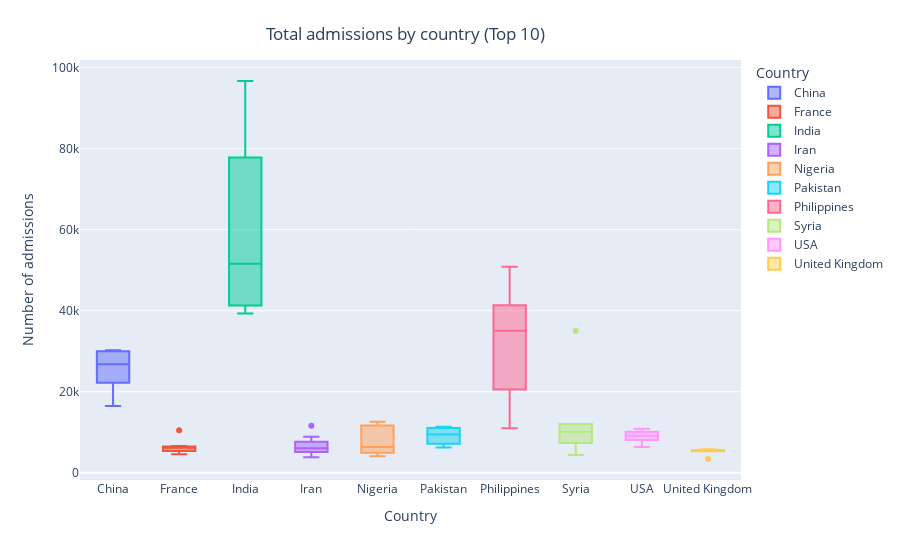

The notebook cell this image was saved under:
### Code cell
df_box = px.data.tips()

fig = px.box(df_filtered, x="Country", y="Number", color="Country")
fig.update_traces(quartilemethod="inclusive") 
fig.update_layout( 
    title={'text': "Total admissions by country (Top 10)",
            'y':0.95, 'x':0.45,'xanchor': 'center','yanchor': 'top'} ,yaxis_title="Number of admissions"  )
fig.show()

### Figure 1 — Plotly figure (JSON) as saved in the notebook; plotly's stock layout.template omitted (floating-point values rounded to 4 significant figures)
{"data": [{"alignmentgroup": "True", "hovertemplate": "Country=%{x}<br>Number=%{y}<extra></extra>", "legendgroup": "China", "marker": {"color": "#636efa"}, "name": "China", "notched": false, "offsetgroup": "China", "orientation": "v", "quartilemethod": "inclusive", "showlegend": true, "type": "box", "x": ["China", "China", "China", "China", "China", "China", "China"], "x0": " ", "xaxis": "x", "y": [19455, 26785, 30250, 29710, 30245, 16515, 24995], "y0": " ", "yaxis": "y"}, {"alignmentgroup": "True", "hovertemplate": "Country=%{x}<br>Number=%{y}<extra></extra>", "legendgroup": "France", "marker": {"color": "#EF553B"}, "name": "France", "notched": false, "offsetgroup": "France", "orientation": "v", "quartilemethod": "inclusive", "showlegend": true, "type": "box", "x": ["France", "France", "France", "France", "France", "France", "France"], "x0": " ", "xaxis": "x", "y": [5840, 6390, 6620, 6175, 4960, 4605, 10515], "y0": " ", "yaxis": "y"}, {"alignmentgroup": "True", "hovertemplate": "Country=%{x}<br>Number=%{y}<extra></extra>", "legendgroup": "India", "marker": {"color": "#00cc96"}, "name": "India", "notched": false, "offsetgroup": "India", "orientation": "v", "quartilemethod": "inclusive", "showlegend": true, "type": "box", "x": ["India", "India", "India", "India", "India", "India", "India"], "x0": " ", "xaxis": "x", "y": [39335, 39705, 51585, 69985, 85595, 42875, 96665], "y0": " ", "yaxis": "y"}, {"alignmentgroup": "True", "hovertemplate": "Country=%{x}<br>Number=%{y}<extra></extra>", "legendgroup": "Iran", "marker": {"color": "#ab63fa"}, "name": "Iran", "notched": false, "offsetgroup": "Iran", "orientation": "v", "quartilemethod": "inclusive", "showlegend": true, "type": "box", "x": ["Iran", "Iran", "Iran", "Iran", "Iran", "Iran", "Iran"], "x0": " ", "xaxis": "x", "y": [11630, 6465, 4735, 5505, 6055, 3815, 8925], "y0": " ", "yaxis": "y"}, {"alignmentgroup": "True", "hovertemplate": "Country=%{x}<br>Number=%{y}<extra></extra>", "legendgroup": "Nigeria", "marker": {"color": "#FFA15A"}, "name": "Nigeria", "notched": false, "offsetgroup": "Nigeria", "orientation": "v", "quartilemethod": "inclusive", "showlegend": true, "type": "box", "x": ["Nigeria", "Nigeria", "Nigeria", "Nigeria", "Nigeria", "Nigeria", "Nigeria"], "x0": " ", "xaxis": "x", "y": [4095, 4415, 5445, 10915, 12595, 6360, 12490], "y0": " ", "yaxis": "y"}, {"alignmentgroup": "True", "hovertemplate": "Country=%{x}<br>Number=%{y}<extra></extra>", "legendgroup": "Pakistan", "marker": {"color": "#19d3f3"}, "name": "Pakistan", "notched": false, "offsetgroup": "Pakistan", "orientation": "v", "quartilemethod": "inclusive", "showlegend": true, "type": "box", "x": ["Pakistan", "Pakistan", "Pakistan", "Pakistan", "Pakistan", "Pakistan", "Pakistan"], "x0": " ", "xaxis": "x", "y": [11300, 11350, 7655, 9485, 10800, 6225, 6635], "y0": " ", "yaxis": "y"}, {"alignmentgroup": "True", "hovertemplate": "Country=%{x}<br>Number=%{y}<extra></extra>", "legendgroup": "Philippines", "marker": {"color": "#FF6692"}, "name": "Philippines", "notched": false, "offsetgroup": "Philippines", "orientation": "v", "quartilemethod": "inclusive", "showlegend": true, "type": "box", "x": ["Philippines", "Philippines", "Philippines", "Philippines", "Philippines", "Philippines", "Philippines"], "x0": " ", "xaxis": "x", "y": [50845, 41845, 40880, 35040, 27810, 10970, 13310], "y0": " ", "yaxis": "y"}, {"alignmentgroup": "True", "hovertemplate": "Country=%{x}<br>Number=%{y}<extra></extra>", "legendgroup": "Syria", "marker": {"color": "#B6E880"}, "name": "Syria", "notched": false, "offsetgroup": "Syria", "orientation": "v", "quartilemethod": "inclusive", "showlegend": true, "type": "box", "x": ["Syria", "Syria", "Syria", "Syria", "Syria", "Syria", "Syria"], "x0": " ", "xaxis": "x", "y": [9850, 35005, 12060, 12045, 10120, 4885, 4400], "y0": " ", "yaxis": "y"}, {"alignmentgroup": "True", "hovertemplate": "Country=%{x}<br>Number=%{y}<extra></extra>", "legendgroup": "USA", "marker": {"color": "#FF97FF"}, "name": "USA", "notched": false, "offsetgroup": "USA", "orientation": "v", "quartilemethod": "inclusive", "showlegend": true, "type": "box", "x": ["USA", "USA", "USA", "USA", "USA", "USA", "USA"], "x0": " ", "xaxis": "x", "y": [7655, 8480, 9140, 10895, 10785, 6380, 9525], "y0": " ", "yaxis": "y"}, {"alignmentgroup": "True", "hovertemplate": "Country=%{x}<br>Number=%{y}<extra></extra>", "legendgroup": "United Kingdom", "marker": {"color": "#FECB52"}, "name": "United Kingdom", "notched": false, "offsetgroup": "United Kingdom", "orientation": "v", "quartilemethod": "inclusive", "showlegend": true, "type": "box", "x": ["United Kingdom", "United Kingdom", "United Kingdom", "United Kingdom", "United Kingdom", "United Kingdom", "United Kingdom"], "x0": " ", "xaxis": "x", "y": [5360, 5810, 5310, 5660, 5635, 3410, 5385], "y0": " ", "yaxis": "y"}], "layout": {"boxmode": "overlay", "legend": {"title": {"text": "Country"}, "tracegroupgap": 0}, "margin": {"t": 60}, "title": {"text": "Total admissions by country (Top 10)", "x": 0.45, "xanchor": "center", "y": 0.95, "yanchor": "top"}, "xaxis": {"anchor": "y", "categoryarray": ["China", "France", "India", "Iran", "Nigeria", "Pakistan", "Philippines", "Syria", "USA", "United Kingdom"], "categoryorder": "array", "domain": [0, 1], "title": {"text": "Country"}}, "yaxis": {"anchor": "x", "domain": [0, 1], "title": {"text": "Number of admissions"}}}}
